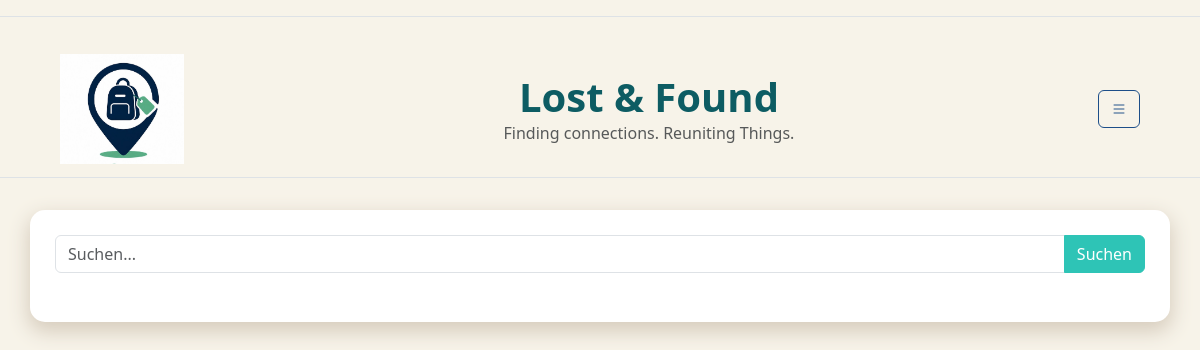
The page /home (signed in) on the database as committed earlier.
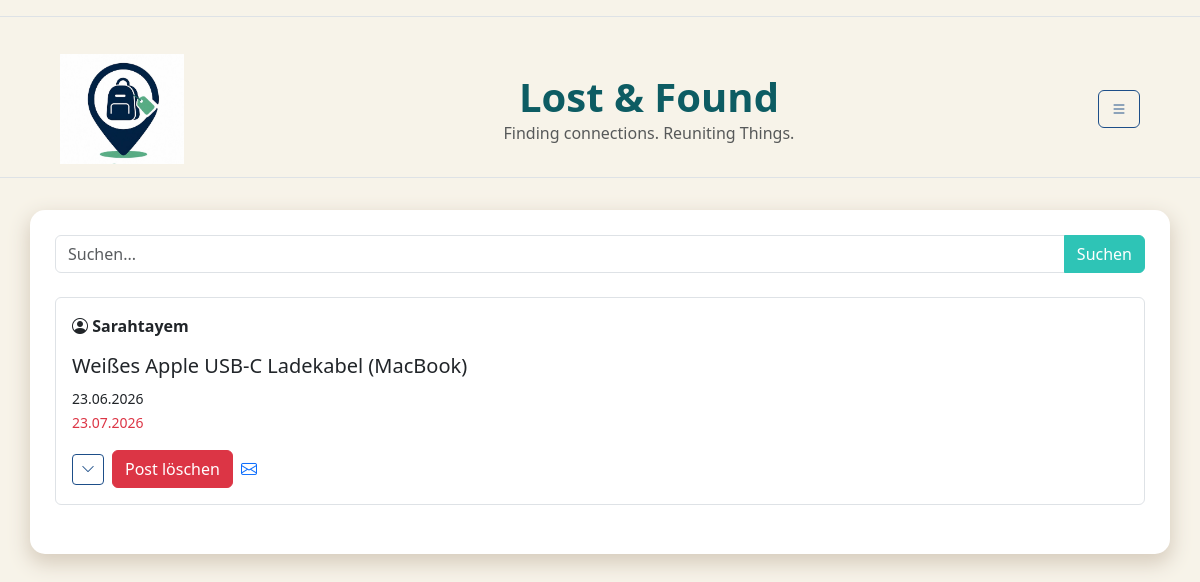
The same page on the database as committed later.
### db.py (models this page shows)
class Post(db.Model):
    __tablename__ = "post"
    post_id = db.Column(db.Integer,primary_key=True)
    user_id = db.Column(db.Integer,db.ForeignKey("standardUser.user_id"))
    fundbuero_id = db.Column(db.Integer,db.ForeignKey("fundbuero.fundbuero_id"))
    titel = db.Column(db.String,nullable=False)
    meldedatum = db.Column(db.Date)
    verlustdatum = db.Column(db.Date)
    ablaufdatum = db.Column(db.Date)
    schliessdatum = db.Column(db.Date)
    verlustort = db.Column(db.String)
    beschreibung = db.Column(db.Text)
    status = db.Column(db.String,default="laufend")
    views = db.Column(db.Integer,default=0 )
    user = db.relationship("StandardUser",back_populates="posts")
    fundbuero = db.relationship("Fundbuero",back_populates="posts")

class StandardUser(db.Model):
    __tablename__ = "standardUser"
    user_id = db.Column( db.Integer, primary_key=True )
    campus_id = db.Column( db.String, db.ForeignKey("campus.campus_id") )
    name = db.Column( db.String)
    benutzername = db.Column( db.String, unique=True)
    telefonnummer = db.Column(db.String)
    standardtext = db.Column(db.Text)
    passwort = db.Column(db.String,nullable=False)
    hwr_mail = db.Column(db.String, unique=True,nullable=False )
    is_admin = db.Column(db.Boolean, default=False)
    campus = db.relationship("Campus",back_populates="users")
    posts = db.relationship( "Post",back_populates="user")

### app.py (the view)
@app.route("/home", methods=["GET", "POST"])
def home():
    if "user_id" not in session:
        flash("Bitte zuerst einloggen!", "warning")
        return redirect(url_for("login"))
    form = forms.Suchleiste()
    user = db.session.get(StandardUser,session["user_id"])
    posts = db.session.execute(db.select(Post).where(Post.ablaufdatum>=date.today(), Post.status == "laufend")
                           ).scalars()  # hier werden alle posts aus der datenbank geholt, die noch nicht abgelaufen sind und deren status "laufend" ist. die posts werden dann in der home.html datei angezeigt.
    return render_template("home.html", posts=posts, form=form, user=user)

### forms.py
class Suchleiste(FlaskForm):
  suchfeld = StringField( "Suchbegriff",
       validators=[InputRequired()]
  )
  submit = SubmitField("Suchen")

### templates/home.html (shortened to what this page needs)
{% extends "base.html" %}
{% block CONTENT %}
<form method="POST"
      action="{{ url_for('suche') }}"
      class="mb-4">
    <div class="input-group">
        {{ form.suchfeld(
            class="form-control",
            placeholder="Suchen..."
        ) }}
        {{ form.submit(
            class="btn btn-primary"
        ) }}
    </div>
</form>
    {% for post in posts %}
        {%if post.user.campus_id == user.campus_id%}
    <div class="border rounded p-3 mb-4">
        <strong>
            <i class="bi bi-person-circle"></i>
            {{ post.user.benutzername }}
        </strong>
        <h5 class="mt-3">
            {{ post.titel }}
        </h5>
           <small>
             {{ post.meldedatum.strftime('%d.%m.%Y') }}
            </small>
            <br>
            <small class="text-danger">
             {{ post.ablaufdatum.strftime('%d.%m.%Y') }}
            </small>
        <div class="mt-3 d-flex align-items-center gap-2">
            <button
                class="btn btn-outline-secondary btn-sm"
                type="button"
                data-bs-toggle="collapse"
                data-bs-target="#details{{ loop.index }}">
                <i class="bi bi-chevron-down"></i>
            </button>
{% if session.get('is_admin')or post.user_id == session.get('user_id') %}
<a href="{{url_for('delete_post',post_id=post.post_id)}}" class="btn btn-danger"> Post löschen</a>
{% endif %}
          <a href="mailto:{{ post.user.hwr_mail }}?subject={{ ('Yay Gefunden! : ' ~ post.titel)|urlencode }}
          &body={{('Hallo,' ~'\n\n' ~
           'gute Nachricht: Ich habe möglicherweise deinen verlorenen Gegenstand gefunden' ~ '\n\n' ~
           'Gegenstand: ' ~post.titel ~'\n' ~
           'Verlustort: ' ~ post.verlustort ~ '\n\n' ~
            'Bitte melden dich bei mir.' ~ '\n\n' ~
            'Viele Grüße'
            )|urlencode }}">
             <i class="bi bi-envelope"></i>
</a>
        </div>
    </div>
        {%endif%}
    {% endfor %}
{% endblock %}

Rows that differ between the two databases and show on the page:
added Post: user.benutzername "Sarahtayem", titel "Weißes Apple USB-C Ladekabel (MacBook)", meldedatum "23.06.2026", ablaufdatum "23.07.2026"
